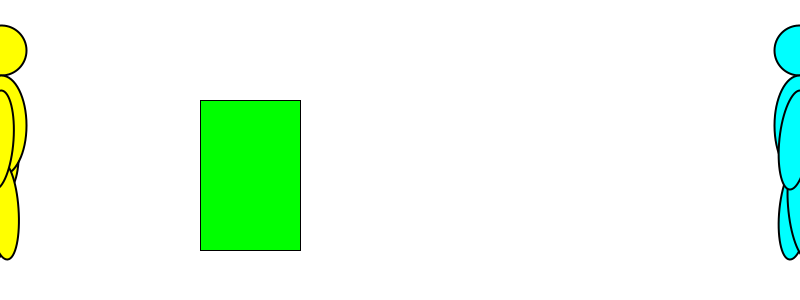
Frame 1 (no input)
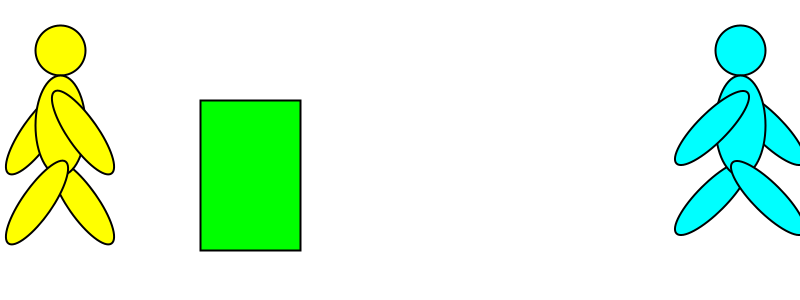
Frame 60 (the mouse pressed at the canvas centre just before this capture)
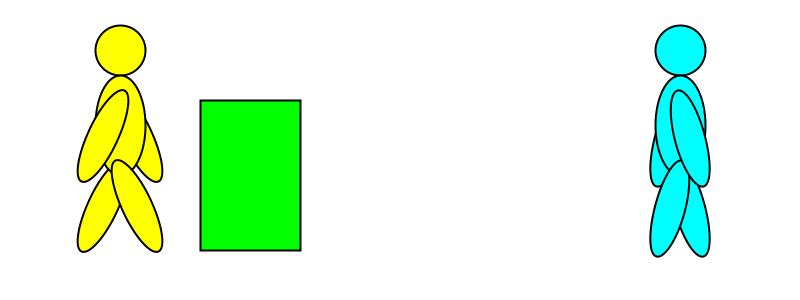
Frame 120 (the mouse held since frame 60 and released just before this capture)

The Processing sketch that drew these frames (run headless with seeded random() and noise(); from frame 60 on, the mouse is pressed at the canvas centre):

// Processing sketch: L10rotateWalkClass
// ── L10rotateWalkClass.pde
walk A,B;
void setup() {
  size(800, 300);
  smooth();
  A = new walk();
  B = new walk(1);
}

void draw() { 
  // reset the original origin and angles
  background(255);
  fill(0,255,0);
  rect(200,100,100,150);
  A.display();  
  B.display();  
}

// ── walk.pde
class walk {
  walk() { 
    i=j=0; 
    di=1; 
    OP=0;
  };
  walk(int ii) { 
    if (ii==1) { 
      di=-1; 
      i=j=0; 
      OP=1;
    }
  }
  int j, i, di, OP;
  void display() {
    j++;
    // translate the center
    if (OP == 1) { 
      translate(width-j, 100); 
      fill(0, 255, 255);
    } else { 
      translate(j, 100); 
      fill(255, 255, 0);
    }
    if (j==width) j=0;
    // arm
    strokeWeight(2);
    circle(0, -50, 50); // head
    // swing angle
    i+= di;
    if (i==50) di = -1;
    if (i==-50) di = 1;
    float radSec = (i-50.0);
    // left arm
    pushMatrix();
    rotate(radians(radSec+45));
    ellipse(0, 40, 30, 100);
    popMatrix();

    translate(0, 70);
    pushMatrix();
    rotate(radians(-radSec-45));
    ellipse(0, 40, 30, 100);
    popMatrix();

    translate(0, -70);
    ellipse(0, 25, 50, 100);  // BODY

    // right leg
    translate(0, 70);
    pushMatrix();
    rotate(radians(radSec+45));
    ellipse(0, 40, 30, 100);
    popMatrix();

    // right arm
    translate(0, -70);
    pushMatrix();
    rotate(radians(-(radSec+45)));
    ellipse(0, 40, 30, 100);
    popMatrix();
    // return to the original location
    if (OP==0) translate(-j, -100);
    else translate(j-width, -100);
  }
}
